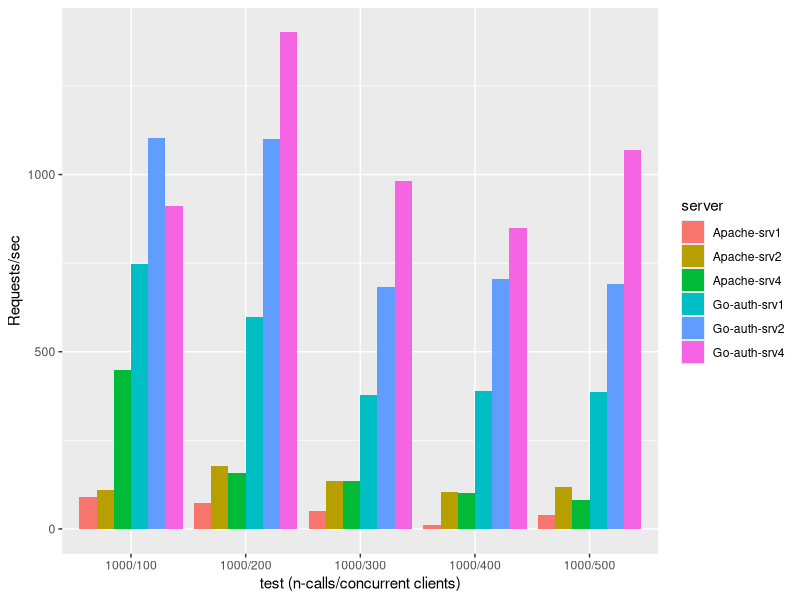
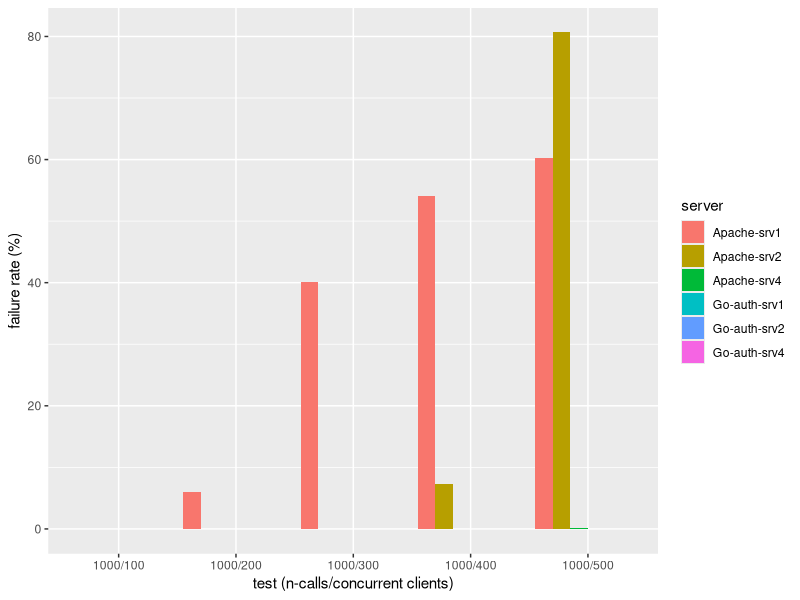

The R script that drew these images, in order:
#!/usr/bin/env Rscript
# clean-up session parameters
rm(list=ls())

# load data
my.path <- paste0(getwd(), "/")
# example
# load.data <- read.csv(paste0(my.path, file.name), header=TRUE)

# set seed
set.seed(12345)

# load libraries
libs <- c("ggplot2")
for(i in 1:length(libs)) {
    pkg <- sprintf("%s", libs[i])
    print(sprintf("load %s", pkg))
    suppressMessages(library(pkg, character.only = TRUE))
}

df=read.csv("perf.csv", header=T)
# use data of two replicas
# ndf=subset(df, df$replicas==2)
ggplot(df, aes(x=test, y=rps, fill=server)) + geom_bar(position="dodge", stat="identity") + labs(x = "test (n-calls/concurrent clients)", y = "Requests/sec")
ggsave("perf-rps2.pdf")
ggplot(df, aes(x=test, y=100*(failures/(failures+responses)), fill=server)) + geom_bar(position="dodge", stat="identity") + labs(x = "test (n-calls/concurrent clients)", y = "failure rate (%)")
ggsave("perf-failure2.pdf")
